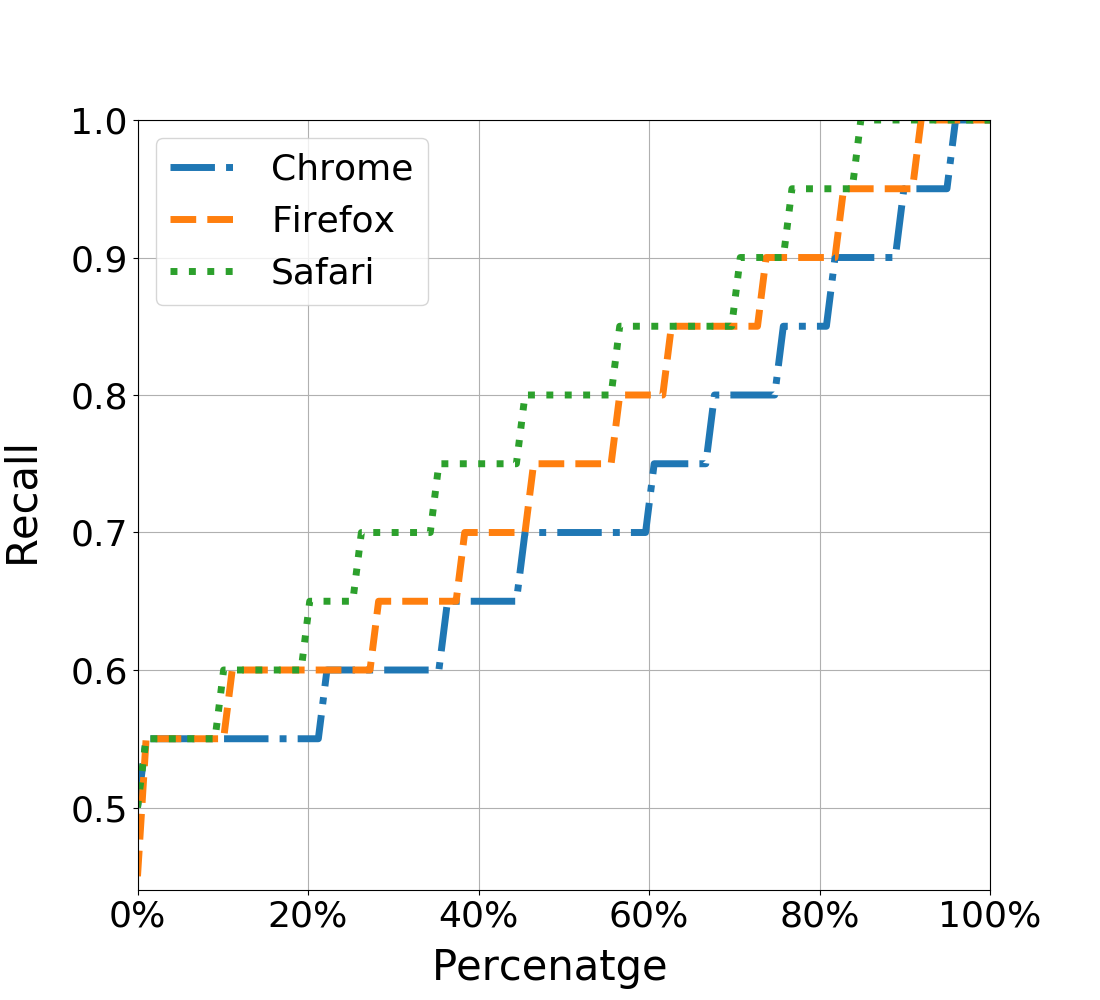

Python code for this plot:
import numpy as np
import matplotlib.pyplot as plt

np.random.seed(19680801)

mu = 200
sigma = 25
n_bins = 100
x = np.random.normal(mu, sigma, size=100)
chrome = np.fromstring('0.65 0.5 0.7  1.   0.65 0.55 0.8  0.75 0.75 0.8  0.85 0.6  0.6  0.65 0.7  0.7  0.95 0.6  0.55 1.   0.6  0.7  0.95 0.9  0.7  0.6  0.55 0.7 0.55 0.85 0.75 0.55 0.55 0.6  0.7  0.8  0.6  0.75 0.9  0.55 0.55 0.8 0.7  0.7  0.95 0.7  0.75 0.6  0.55 0.55 0.55 1.   0.7  0.7  0.6  1. 0.65 0.85 0.7  0.65 0.7  0.95 0.55 0.7  0.55 0.55 0.85 0.9  0.6  0.85 0.65 0.6  0.55 0.55 0.6  0.8  0.75 0.6  0.65 0.65 0.55 0.65 0.95 0.85 0.9  0.55 0.6  0.8  0.9  0.75 0.55 0.9  0.95 0.8  1.   0.9  0.8  0.9 0.55 0.55', dtype=float, sep=' ')
firefox = np.fromstring('0.6  0.75 0.8  0.45  0.75 0.6  0.6  0.9  0.55 0.9  0.75 0.6  0.75 0.6 1.   0.55 0.85 0.95 0.55 0.6  0.9  1.   0.6  0.85 0.75 0.55 0.85 0.55 0.6  0.8  0.65 0.6  0.9  0.95 0.9  0.95 0.75 1.   1.   0.8  1.   0.65 0.85 0.95 0.65 0.55 0.65 0.6  0.65 0.85 0.55 0.7  0.9  0.95 0.7  0.55 0.7  0.85 0.95 0.6  0.8  1.   0.6  0.95 0.85 0.85 0.95 0.75 0.85 0.55 0.75 0.9  0.6  0.6  0.65 0.6  0.9  1.   0.75 0.7  0.65 0.65 0.7  0.9 0.85 0.65 0.95 0.55 0.7  0.8  0.6  0.65 0.6  0.7  0.75 1.   0.8  0.85 0.7  1.  ', dtype=float, sep=' ')
safari = np.fromstring('0.85 0.8  0.85 0.95 0.85 0.50 1.   0.8  0.85 0.85 0.85 0.55 1.   0.75 0.6  0.65 0.8  0.6  0.7  0.85 0.95 0.95 0.95 1.   0.95 0.9  0.55 0.95 0.85 0.55 1.   1.   0.55 0.6  1.   0.8  0.85 0.9  0.8  0.7  0.8  0.75 0.55 1.   0.7  0.55 0.7  0.65 1.   0.8  1.   0.7  0.95 0.75 0.9  0.8 0.6  0.6  0.85 0.75 0.95 0.85 0.6  0.9  1.   0.65 0.6  1.   0.75 0.55 0.75 1.   0.85 1.   0.8  0.9  0.75 0.8  0.85 0.7  0.65 0.65 0.7  0.8 1.   0.6  0.6  0.7  0.7  0.75 0.65 0.55 1.   0.75 0.75 1.   0.9  0.6 0.85 0.55', dtype=float, sep=' ')
plt.rcParams.update({'font.size': 26})
fig, ax = plt.subplots(figsize=(11, 10))
print(len(safari))
ax.set_ylim(0.44, 1)
ax.set_xlim(0, 1)


vals = ax.get_xticks()
ax.set_xticklabels(['{:,.0%}'.format(x) for x in vals])

chrome_sorted = np.sort(chrome)
p = 1. * np.arange(len(chrome)) / (len(chrome) - 1)
ax.plot(p, chrome_sorted, label='Chrome', linestyle = '-.', linewidth = 5)


firefox_sorted = np.sort(firefox)
p = 1. * np.arange(len(firefox)) / (len(firefox) - 1)
ax.plot(p, firefox_sorted, label='Firefox', linestyle = '--', linewidth = 5)

safari_sorted = np.sort(safari)
p = 1. * np.arange(len(safari)) / (len(safari) - 1)
ax.plot(p, safari_sorted, label='Safari', linestyle = ':', linewidth = 5)

# plot the cumulative histogram
# n, bins, patches = ax.hist(chrome, n_bins, density=True, histtype='step',
#                            cumulative=-1, label='Chrome', linestyle = '-.', linewidth = 3)


# ax.hist(firefox, n_bins, density=True, histtype='step',
#                            cumulative=-1, label='Firefox', linestyle = '--', linewidth = 3)
# ax.hist(safari, n_bins, density=True, histtype='step',
#                            cumulative=-1, label='Safari',linestyle = ':', linewidth = 3)
# # Add a line showing the expected distribution.
# y = ((1 / (np.sqrt(2 * np.pi) * sigma)) *
#      np.exp(-0.5 * (1 / sigma * (bins - mu))**2))
# y = y.cumsum()
# y /= y[-1]

# ax.plot(bins, y, 'k--', linewidth=1.5, label='Theoretical')

# Overlay a reversed cumulative histogram.
# ax.hist(x, bins=bins, density=True, histtype='step', cumulative=-1,
#         label='Reversed emp.')

# tidy up the figure
ax.grid(True)
ax.legend(loc='upper left')
# ax.set_title('Cumulative step histograms')
# ax.set_ylabel('Percenatge')
# ax.set_xlabel('Recall')

fig.text(0.5, 0.02, 'Percenatge', ha='center',fontsize=30)
fig.text(0, 0.5, 'Recall', va='center', rotation='vertical',fontsize=30)

plt.show()
plt.savefig('historysniffrecall.png')
plt.savefig('historysniffrecall.eps',format='eps')
